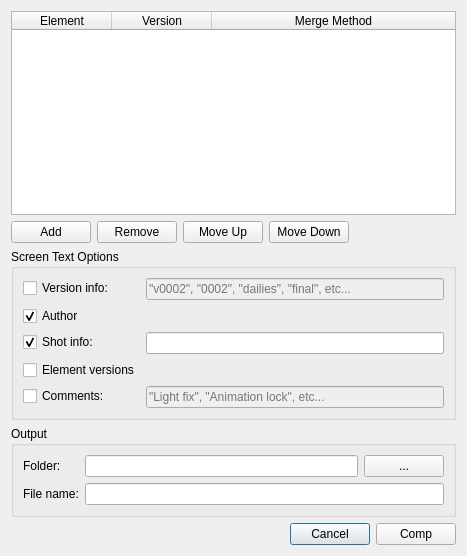
<?xml version="1.0" encoding="UTF-8"?>
<ui version="4.0">
 <class>Dialog</class>
 <widget class="QDialog" name="Dialog">
  <property name="geometry">
   <rect>
    <x>0</x>
    <y>0</y>
    <width>467</width>
    <height>556</height>
   </rect>
  </property>
  <property name="windowTitle">
   <string>Auto Slap Comper</string>
  </property>
  <layout class="QVBoxLayout" name="verticalLayout">
   <item>
    <widget class="QTableWidget" name="TBL_layers">
     <property name="toolTip">
      <string>Elements to comp together. Elements are comped front to back according to standard layer ordering (top = frontmost, bottom = backmost). Version indicates which element version to use, defaulting to the most recent published version. Merge method correlates to the merge types inside Nuke, defaults to Over.</string>
     </property>
     <property name="dragEnabled">
      <bool>true</bool>
     </property>
     <property name="dragDropOverwriteMode">
      <bool>false</bool>
     </property>
     <property name="dragDropMode">
      <enum>QAbstractItemView::InternalMove</enum>
     </property>
     <property name="alternatingRowColors">
      <bool>true</bool>
     </property>
     <property name="selectionMode">
      <enum>QAbstractItemView::SingleSelection</enum>
     </property>
     <property name="selectionBehavior">
      <enum>QAbstractItemView::SelectRows</enum>
     </property>
     <attribute name="horizontalHeaderStretchLastSection">
      <bool>true</bool>
     </attribute>
     <column>
      <property name="text">
       <string>Element</string>
      </property>
     </column>
     <column>
      <property name="text">
       <string>Version</string>
      </property>
     </column>
     <column>
      <property name="text">
       <string>Merge Method</string>
      </property>
     </column>
    </widget>
   </item>
   <item>
    <layout class="QHBoxLayout" name="horizontalLayout_3">
     <item>
      <widget class="QPushButton" name="BTN_add">
       <property name="text">
        <string>Add</string>
       </property>
       <property name="autoDefault">
        <bool>false</bool>
       </property>
      </widget>
     </item>
     <item>
      <widget class="QPushButton" name="BTN_remove">
       <property name="text">
        <string>Remove</string>
       </property>
       <property name="autoDefault">
        <bool>false</bool>
       </property>
      </widget>
     </item>
     <item>
      <widget class="QPushButton" name="BTN_up">
       <property name="text">
        <string>Move Up</string>
       </property>
       <property name="autoDefault">
        <bool>false</bool>
       </property>
      </widget>
     </item>
     <item>
      <widget class="QPushButton" name="BTN_down">
       <property name="text">
        <string>Move Down</string>
       </property>
       <property name="autoDefault">
        <bool>false</bool>
       </property>
      </widget>
     </item>
     <item>
      <spacer name="horizontalSpacer">
       <property name="orientation">
        <enum>Qt::Horizontal</enum>
       </property>
       <property name="sizeHint" stdset="0">
        <size>
         <width>40</width>
         <height>20</height>
        </size>
       </property>
      </spacer>
     </item>
    </layout>
   </item>
   <item>
    <widget class="QGroupBox" name="groupBox">
     <property name="toolTip">
      <string>Text that will be comped over top the final comp, according to the dailies slap comp template specified somehwere in the show folder structure.</string>
     </property>
     <property name="title">
      <string>Screen Text Options</string>
     </property>
     <layout class="QFormLayout" name="formLayout">
      <property name="fieldGrowthPolicy">
       <enum>QFormLayout::ExpandingFieldsGrow</enum>
      </property>
      <property name="labelAlignment">
       <set>Qt::AlignLeading|Qt::AlignLeft|Qt::AlignVCenter</set>
      </property>
      <property name="formAlignment">
       <set>Qt::AlignHCenter|Qt::AlignTop</set>
      </property>
      <item row="1" column="0">
       <widget class="QCheckBox" name="CHK_author">
        <property name="toolTip">
         <string>Your username will be included</string>
        </property>
        <property name="text">
         <string>Author</string>
        </property>
        <property name="checked">
         <bool>true</bool>
        </property>
       </widget>
      </item>
      <item row="3" column="0">
       <widget class="QCheckBox" name="CHK_elementVer">
        <property name="toolTip">
         <string>The chosen element names will be shown, along with which version was used for the slap comp</string>
        </property>
        <property name="text">
         <string>Element versions</string>
        </property>
       </widget>
      </item>
      <item row="4" column="1">
       <widget class="QLineEdit" name="LNE_global">
        <property name="enabled">
         <bool>false</bool>
        </property>
        <property name="placeholderText">
         <string>&quot;Light fix&quot;, &quot;Animation lock&quot;, etc...</string>
        </property>
       </widget>
      </item>
      <item row="4" column="0">
       <widget class="QCheckBox" name="CHK_global">
        <property name="toolTip">
         <string>Useful for providing information about what this comp is supposed to show</string>
        </property>
        <property name="text">
         <string>Comments:</string>
        </property>
       </widget>
      </item>
      <item row="2" column="0">
       <widget class="QCheckBox" name="CHK_shotInfo">
        <property name="toolTip">
         <string>The shot number string</string>
        </property>
        <property name="text">
         <string>Shot info:</string>
        </property>
        <property name="checked">
         <bool>true</bool>
        </property>
       </widget>
      </item>
      <item row="0" column="0">
       <widget class="QCheckBox" name="CHK_verInfo">
        <property name="toolTip">
         <string>Versioning info regarding this particular comp. Something to help distinguish between comps.</string>
        </property>
        <property name="text">
         <string>Version info:</string>
        </property>
       </widget>
      </item>
      <item row="0" column="1">
       <widget class="QLineEdit" name="LNE_verInfo">
        <property name="enabled">
         <bool>false</bool>
        </property>
        <property name="placeholderText">
         <string>&quot;v0002&quot;, &quot;0002&quot;, &quot;dailies&quot;, &quot;final&quot;, etc...</string>
        </property>
       </widget>
      </item>
      <item row="2" column="1">
       <widget class="QLineEdit" name="LNE_shotInfo">
        <property name="readOnly">
         <bool>true</bool>
        </property>
       </widget>
      </item>
     </layout>
    </widget>
   </item>
   <item>
    <widget class="QGroupBox" name="GRP_output">
     <property name="enabled">
      <bool>true</bool>
     </property>
     <property name="title">
      <string>Output</string>
     </property>
     <layout class="QFormLayout" name="formLayout_3">
      <property name="fieldGrowthPolicy">
       <enum>QFormLayout::ExpandingFieldsGrow</enum>
      </property>
      <property name="labelAlignment">
       <set>Qt::AlignLeading|Qt::AlignLeft|Qt::AlignVCenter</set>
      </property>
      <item row="0" column="0">
       <widget class="QLabel" name="LBL_output">
        <property name="toolTip">
         <string>What folder to output the movie to</string>
        </property>
        <property name="text">
         <string>Folder:</string>
        </property>
       </widget>
      </item>
      <item row="0" column="1">
       <layout class="QHBoxLayout" name="horizontalLayout">
        <item>
         <widget class="QLineEdit" name="LNE_output"/>
        </item>
        <item>
         <widget class="QPushButton" name="BTN_output">
          <property name="text">
           <string>...</string>
          </property>
          <property name="autoDefault">
           <bool>false</bool>
          </property>
         </widget>
        </item>
       </layout>
      </item>
      <item row="1" column="0">
       <widget class="QLabel" name="LBL_file">
        <property name="toolTip">
         <string>File name for the movie</string>
        </property>
        <property name="text">
         <string>File name:</string>
        </property>
       </widget>
      </item>
      <item row="1" column="1">
       <layout class="QHBoxLayout" name="horizontalLayout_7">
        <item>
         <widget class="QLineEdit" name="LNE_file">
          <property name="enabled">
           <bool>true</bool>
          </property>
         </widget>
        </item>
       </layout>
      </item>
     </layout>
    </widget>
   </item>
   <item>
    <layout class="QHBoxLayout" name="horizontalLayout_4">
     <item>
      <spacer name="horizontalSpacer_2">
       <property name="orientation">
        <enum>Qt::Horizontal</enum>
       </property>
       <property name="sizeHint" stdset="0">
        <size>
         <width>40</width>
         <height>20</height>
        </size>
       </property>
      </spacer>
     </item>
     <item>
      <widget class="QPushButton" name="BTN_cancel">
       <property name="text">
        <string>Cancel</string>
       </property>
       <property name="autoDefault">
        <bool>false</bool>
       </property>
       <property name="default">
        <bool>true</bool>
       </property>
      </widget>
     </item>
     <item>
      <widget class="QPushButton" name="BTN_comp">
       <property name="text">
        <string>Comp</string>
       </property>
       <property name="autoDefault">
        <bool>false</bool>
       </property>
      </widget>
     </item>
    </layout>
   </item>
  </layout>
 </widget>
 <tabstops>
  <tabstop>TBL_layers</tabstop>
  <tabstop>BTN_add</tabstop>
  <tabstop>BTN_remove</tabstop>
  <tabstop>BTN_up</tabstop>
  <tabstop>BTN_down</tabstop>
  <tabstop>LNE_output</tabstop>
  <tabstop>BTN_output</tabstop>
  <tabstop>LNE_file</tabstop>
  <tabstop>BTN_cancel</tabstop>
  <tabstop>BTN_comp</tabstop>
 </tabstops>
 <resources/>
 <connections/>
</ui>
